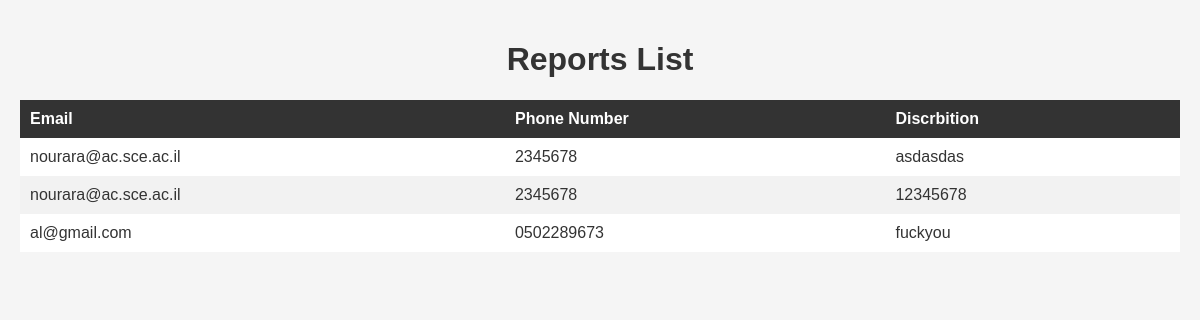
The page /viewAllReports on the database its author committed.
### Boards/models.py (models this page shows)
class workerreport(models.Model):
    email = models.EmailField(null=False)
    phonenumber = models.CharField(max_length=50, null=False)
    Discrbition = models.TextField()

### Boards/views.py (the view)
# urls.py: path('viewAllReports', views.viewAllReports, name='viewAllReports'),
def viewAllReports(request):
    context = {}
    if request.method == 'GET':
        result = models.workerreport.objects.all()
        context = {"result": result}
    return render(request, 'viewAllReports.html', context=context)

### Templates/viewAllReports.html (shortened to what this page needs)
<!DOCTYPE html>
<html>
<head>
</head>
<body>
  <h1>Reports List</h1>
  <table>
    <thead>
      <tr>
        <th>Email</th>
        <th>Phone Number</th>
        <th>Discrbition</th>
      </tr>
    </thead>
    <tbody>
        {% block content %}
        {% for x in result %}
            <tr>
                <td>{{x.email}}</td>
                <td>{{x.phonenumber}}</td>
                <td>{{x.Discrbition}}</td>
            </tr>
        {% endfor %}
        {% endblock content %}
    </tbody>
  </table>
</body>
</html>

### Templates/viewAllReports.html (style rules this page uses)
body { font-family: Arial, sans-serif; background-color: #f5f5f5; margin: 0; padding: 20px; }
h1 { text-align: center; color: #333333; }
table { width: 100%; border-collapse: collapse; margin-top: 20px; }
th { background-color: #333333; color: #ffffff; padding: 10px; text-align: left; }
td { background-color: #ffffff; color: #333333; padding: 10px; }
tr:nth-child(even) td { background-color: #f2f2f2; }

### rows shown on the page
workerreport: email "nourara@ac.sce.ac.il", phonenumber "2345678", Discrbition "asdasdas"
workerreport: email "nourara@ac.sce.ac.il", phonenumber "2345678", Discrbition "12345678"
workerreport: email "al@gmail.com", phonenumber "0502289673", Discrbition "fuckyou"
